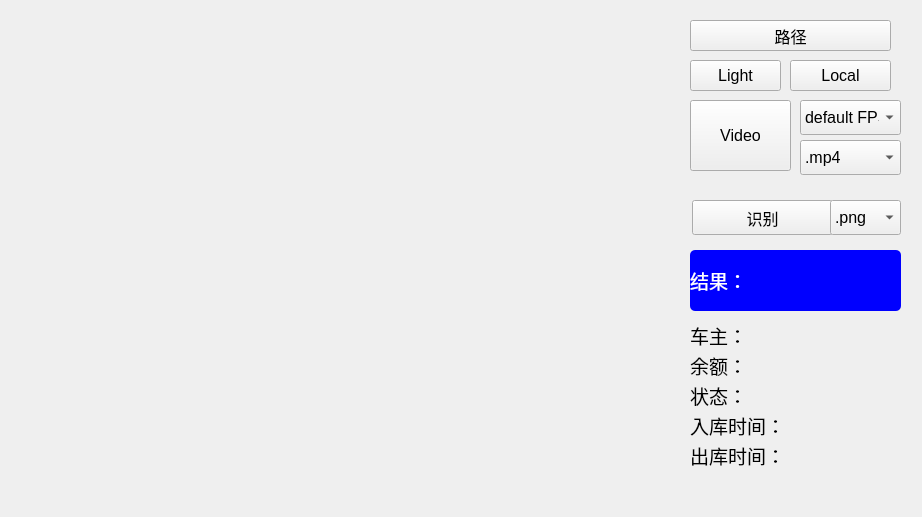
<?xml version="1.0" encoding="UTF-8"?>
<ui version="4.0">
 <class>MainWindow</class>
 <widget class="QMainWindow" name="MainWindow">
  <property name="geometry">
   <rect>
    <x>0</x>
    <y>0</y>
    <width>922</width>
    <height>517</height>
   </rect>
  </property>
  <property name="windowTitle">
   <string>Camera</string>
  </property>
  <widget class="QWidget" name="centralwidget">
   <widget class="QPushButton" name="pushButton">
    <property name="geometry">
     <rect>
      <x>692</x>
      <y>200</y>
      <width>141</width>
      <height>35</height>
     </rect>
    </property>
    <property name="font">
     <font>
      <pointsize>12</pointsize>
     </font>
    </property>
    <property name="text">
     <string>识别</string>
    </property>
   </widget>
   <widget class="QLabel" name="label">
    <property name="geometry">
     <rect>
      <x>-1</x>
      <y>-1</y>
      <width>661</width>
      <height>511</height>
     </rect>
    </property>
    <property name="text">
     <string/>
    </property>
   </widget>
   <widget class="QPushButton" name="pushButton_3">
    <property name="geometry">
     <rect>
      <x>690</x>
      <y>60</y>
      <width>91</width>
      <height>31</height>
     </rect>
    </property>
    <property name="font">
     <font>
      <pointsize>12</pointsize>
     </font>
    </property>
    <property name="text">
     <string>Light</string>
    </property>
   </widget>
   <widget class="QPushButton" name="pushButton_2">
    <property name="geometry">
     <rect>
      <x>690</x>
      <y>100</y>
      <width>101</width>
      <height>71</height>
     </rect>
    </property>
    <property name="font">
     <font>
      <pointsize>12</pointsize>
     </font>
    </property>
    <property name="text">
     <string>Video</string>
    </property>
   </widget>
   <widget class="QPushButton" name="pushButton_5">
    <property name="geometry">
     <rect>
      <x>690</x>
      <y>20</y>
      <width>201</width>
      <height>31</height>
     </rect>
    </property>
    <property name="font">
     <font>
      <pointsize>12</pointsize>
     </font>
    </property>
    <property name="text">
     <string>路径</string>
    </property>
   </widget>
   <widget class="QPushButton" name="pushButton_6">
    <property name="geometry">
     <rect>
      <x>790</x>
      <y>60</y>
      <width>101</width>
      <height>31</height>
     </rect>
    </property>
    <property name="font">
     <font>
      <pointsize>12</pointsize>
     </font>
    </property>
    <property name="text">
     <string>Local</string>
    </property>
   </widget>
   <widget class="QComboBox" name="comboBox">
    <property name="geometry">
     <rect>
      <x>830</x>
      <y>200</y>
      <width>71</width>
      <height>35</height>
     </rect>
    </property>
    <property name="font">
     <font>
      <pointsize>12</pointsize>
     </font>
    </property>
    <item>
     <property name="text">
      <string>.png</string>
     </property>
    </item>
    <item>
     <property name="text">
      <string>.jpg</string>
     </property>
    </item>
    <item>
     <property name="text">
      <string>.jpeg</string>
     </property>
    </item>
   </widget>
   <widget class="QComboBox" name="comboBox_2">
    <property name="geometry">
     <rect>
      <x>800</x>
      <y>140</y>
      <width>101</width>
      <height>35</height>
     </rect>
    </property>
    <property name="font">
     <font>
      <pointsize>12</pointsize>
     </font>
    </property>
    <item>
     <property name="text">
      <string>.mp4</string>
     </property>
    </item>
    <item>
     <property name="text">
      <string>.avi</string>
     </property>
    </item>
    <item>
     <property name="text">
      <string>.mov</string>
     </property>
    </item>
   </widget>
   <widget class="QComboBox" name="comboBox_3">
    <property name="geometry">
     <rect>
      <x>800</x>
      <y>100</y>
      <width>101</width>
      <height>35</height>
     </rect>
    </property>
    <property name="font">
     <font>
      <pointsize>12</pointsize>
     </font>
    </property>
    <item>
     <property name="text">
      <string>default FPS</string>
     </property>
    </item>
    <item>
     <property name="text">
      <string>60 FPS</string>
     </property>
    </item>
    <item>
     <property name="text">
      <string>30 FPS</string>
     </property>
    </item>
   </widget>
   <widget class="QLabel" name="resultLabel">
    <property name="geometry">
     <rect>
      <x>690</x>
      <y>250</y>
      <width>211</width>
      <height>61</height>
     </rect>
    </property>
    <property name="font">
     <font>
      <pointsize>14</pointsize>
     </font>
    </property>
    <property name="styleSheet">
     <string notr="true">.QLabel{
background:blue;
color:white;
border-radius:5px;
}</string>
    </property>
    <property name="text">
     <string>结果：</string>
    </property>
   </widget>
   <widget class="QLabel" name="nameLabel">
    <property name="geometry">
     <rect>
      <x>690</x>
      <y>320</y>
      <width>211</width>
      <height>31</height>
     </rect>
    </property>
    <property name="font">
     <font>
      <pointsize>14</pointsize>
     </font>
    </property>
    <property name="styleSheet">
     <string notr="true">#resultLabel {
background:blue;
color:white;
border-radius:5px;
}</string>
    </property>
    <property name="text">
     <string>车主：</string>
    </property>
   </widget>
   <widget class="QLabel" name="balanceLabel">
    <property name="geometry">
     <rect>
      <x>690</x>
      <y>350</y>
      <width>211</width>
      <height>31</height>
     </rect>
    </property>
    <property name="font">
     <font>
      <pointsize>14</pointsize>
     </font>
    </property>
    <property name="styleSheet">
     <string notr="true">#resultLabel {
background:blue;
color:white;
border-radius:5px;
}</string>
    </property>
    <property name="text">
     <string>余额：</string>
    </property>
   </widget>
   <widget class="QLabel" name="statusLabel">
    <property name="geometry">
     <rect>
      <x>690</x>
      <y>380</y>
      <width>211</width>
      <height>31</height>
     </rect>
    </property>
    <property name="font">
     <font>
      <pointsize>14</pointsize>
     </font>
    </property>
    <property name="styleSheet">
     <string notr="true">#resultLabel {
background:blue;
color:white;
border-radius:5px;
}</string>
    </property>
    <property name="text">
     <string>状态：</string>
    </property>
   </widget>
   <widget class="QLabel" name="inDateLabel">
    <property name="geometry">
     <rect>
      <x>690</x>
      <y>410</y>
      <width>211</width>
      <height>31</height>
     </rect>
    </property>
    <property name="font">
     <font>
      <pointsize>14</pointsize>
     </font>
    </property>
    <property name="styleSheet">
     <string notr="true">#resultLabel {
background:blue;
color:white;
border-radius:5px;
}</string>
    </property>
    <property name="text">
     <string>入库时间：</string>
    </property>
   </widget>
   <widget class="QLabel" name="outDateLabel">
    <property name="geometry">
     <rect>
      <x>690</x>
      <y>440</y>
      <width>211</width>
      <height>31</height>
     </rect>
    </property>
    <property name="font">
     <font>
      <pointsize>14</pointsize>
     </font>
    </property>
    <property name="styleSheet">
     <string notr="true">#resultLabel {
background:blue;
color:white;
border-radius:5px;
}</string>
    </property>
    <property name="text">
     <string>出库时间：</string>
    </property>
   </widget>
  </widget>
 </widget>
 <resources/>
 <connections/>
</ui>
